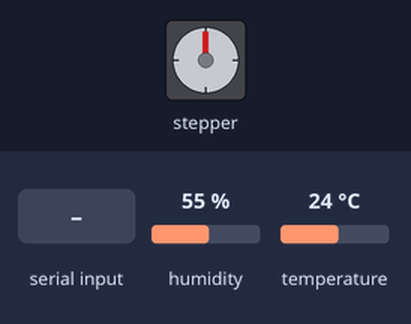
This sketch was run on a simulated Arduino Uno, built with avr-gcc and run on an emulated ATmega328P. Shown: stepper motor. Inputs (shaded band) come from the test bench; at power-on: humidity 55 %, temperature 24 °C. Stepper angles assume 2048 steps per turn; what the sketch prints to the serial monitor is not drawn.

Above: at 0.15 s.
At 1.2 s:
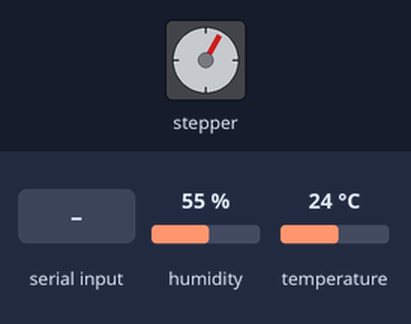
1.3 s: "1" received over Serial
At 1.9 s:
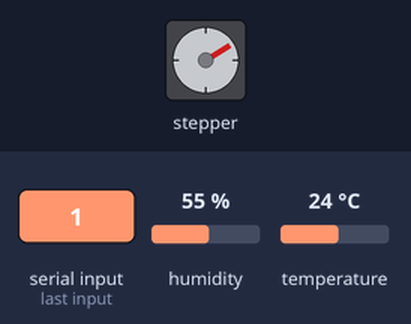
Timing chart, 0 to 4.3 s (numbered marks = the images above; inputs shaded):
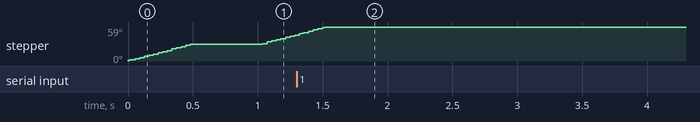

The sketch:

Arduino.ino
```cpp
#include <ArduinoJson.h>
StaticJsonDocument<200> controlJson;
StaticJsonDocument<200> messageJson;
DeserializationError error;
/****************************************
 * Stepper
 */
#include <Stepper.h>
#define STEPS 2048  // 32 steps * gear reduction ratio 64
#define IN1 12
#define IN2 11
#define IN3 10
#define IN4 9
const int speed = 10;  // [5, 15]
Stepper stepper(STEPS, IN1, IN3, IN2, IN4);
int stepper_delay_count = 0;
const int stepper_max_delay = 50;
int sensor_delay_count = 0;
const int sensor_max_delay = 10;
//
#include <DHT.h>
const int dht11_pin = 8;
const int dht_model = DHT11;
float humidity;
float temperature;
DHT dht11(dht11_pin, dht_model);
//
int degree = 30;
int steps;
/****************************************
 * Main
 */
void setup() {
  Serial.begin(115200);
  stepper.setSpeed(speed);
  dht11.begin();
}

void loop() {
  // Receive control step
  if (Serial.available()) {
    error = deserializeJson(controlJson, Serial);
    if (!error) {
      degree = controlJson["degree"].as<int>();
    }
  }
  // do rotate
  if (stepper_delay_count == 0) {
    steps = degree * 1.0 * STEPS / 360;
    stepper.step(steps);
  }
  stepper_delay_count++;
  if (stepper_delay_count == stepper_max_delay)
    stepper_delay_count = 0;

  // read sensor value

  if (sensor_delay_count == 0) {
    humidity = dht11.readHumidity();
    temperature = dht11.readTemperature();
    messageJson["humidity"] = humidity;
    messageJson["temperature"] = temperature;
    serializeJson(messageJson, Serial);
  }
  sensor_delay_count++;
  if (sensor_delay_count == sensor_max_delay)
    sensor_delay_count = 0;

  delay(10);
}
```

Measured:
- after the input at 1.3 s, stepper: goes on until 1.5 s, then stays 59°
- by itself, stepper: turns 29° clockwise in 0.48 s, then 16° clockwise in 0.25 s
